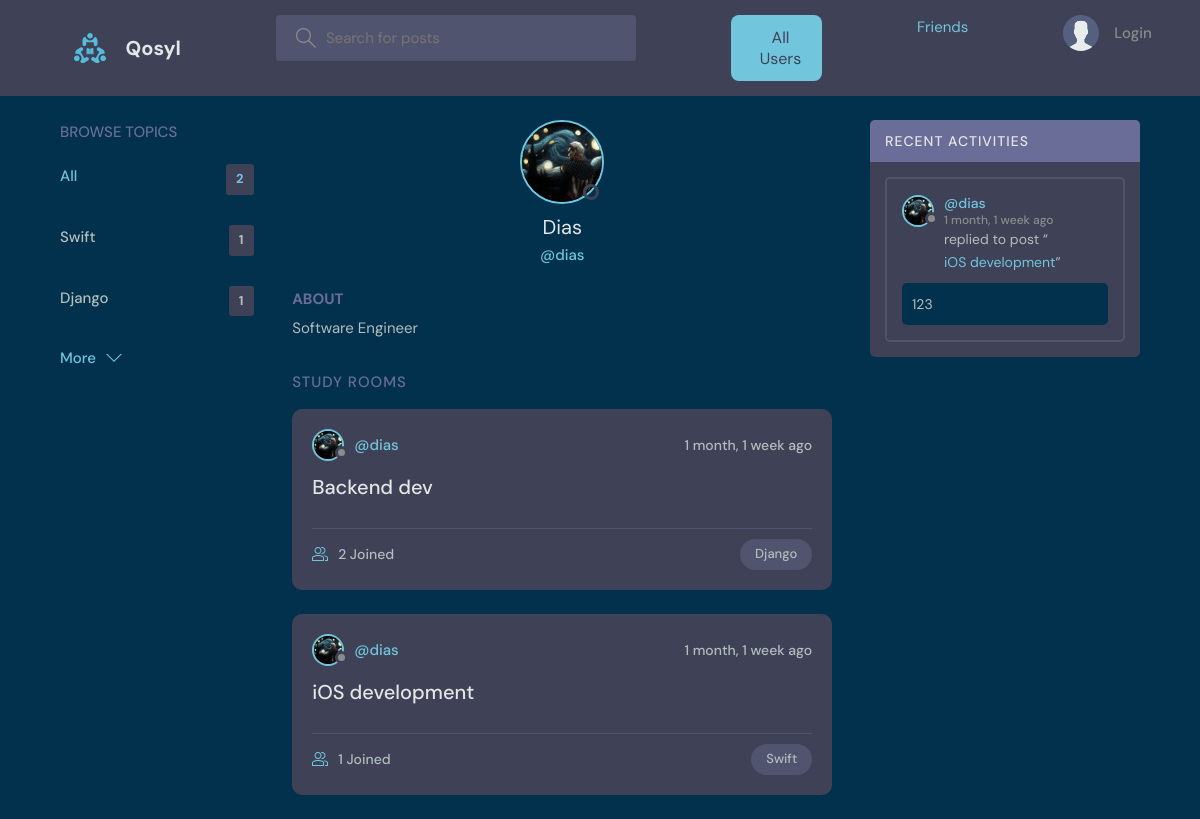
The app's page /profile/2/ with its own data.
### users/models.py (models this page shows, shortened)
class Topic(models.Model):
    name = models.CharField(max_length=200)

class User(AbstractUser):
    name = models.CharField(max_length=200, null=True)
    email = models.EmailField(unique=True, null=True)
    bio = models.TextField(null=True)
    avatar = models.ImageField(upload_to='avatars/', null=True, blank=True)
    friends = models.ManyToManyField('self', blank=True, symmetrical=True, related_name='user_friends')
    USERNAME_FIELD = 'email'
    REQUIRED_FIELDS = []
    objects = UserManager()

### rooms/models.py (models this page shows)
class Room(models.Model):
    host = models.ForeignKey(settings.AUTH_USER_MODEL, on_delete=models.SET_NULL, null=True)
    topic = models.ForeignKey('users.Topic', on_delete=models.SET_NULL, null=True)
    name = models.CharField(max_length=200)
    description = models.TextField(null=True, blank=True)
    participants = models.ManyToManyField(settings.AUTH_USER_MODEL, related_name='participants', blank=True)
    updated = models.DateTimeField(auto_now=True)
    created = models.DateTimeField(auto_now_add=True)
    class Meta:
        ordering = ['-updated', '-created']
    def __str__(self):
        return self.name

### chat/models.py (models this page shows, shortened)
class Message(models.Model):
    user = models.ForeignKey(settings.AUTH_USER_MODEL, on_delete=models.CASCADE)
    room = models.ForeignKey(Room, on_delete=models.CASCADE)
    body = models.TextField()
    updated = models.DateTimeField(auto_now=True)
    created = models.DateTimeField(auto_now_add=True)
    class Meta:
        ordering = ['-updated', '-created']

### users/views.py (the view)
# urls.py: path('profile/<str:pk>/', views.userProfile, name="user-profile"),
def userProfile(request, pk):
    user = User.objects.get(id=pk)
    rooms = user.room_set.all()
    room_messages = user.message_set.all()
    topics = Topic.objects.all()
    context = {'user': user, 'rooms': rooms,
               'room_messages': room_messages, 'topics': topics}
    return render(request, 'users/profile.html', context)

### users/templates/users/profile.html (shortened to what this page needs)
{% extends 'main.html' %}
{% block content %}
<main class="profile-page layout layout--3">
  <div class="container">
    {% include 'users/topics_component.html' %}
    <div class="roomList">
      <div class="profile">
        <div class="profile__avatar">
          <div class="avatar avatar--large active">
            <img src="{{user.avatar.url}}" />
          </div>
        </div>
        <div class="profile__info">
          <h3>{{user.name}}</h3>
          <p>@{{user.username}}</p>
        </div>
        <div class="profile__about">
          <h3>About</h3>
          <p>
            {{user.bio}}
          </p>
        </div>
      </div>
      <div class="roomList__header">
        <div>
          <h2>Study Rooms</a>
          </h2>
        </div>
      </div>
      {% include 'base/feed_component.html' %}
    </div>
    {% include 'chat/activity_component.html' %}
  </div>
</main>
{% endblock content %}

### users/templates/users/topics_component.html
<div class="topics">
    <div class="topics__header">
        <h2>Browse Topics</h2>
    </div>
    <ul class="topics__list">
        <li>
            <a href="{% url 'home' %}" class="active">All <span>{{topics.count}}</span></a>
        </li>
        {% for topic in topics %}
        <li>
            <a href="{% url 'home' %}?q={{topic.name}}">{{topic.name}}<span>{{topic.room_set.all.count}}</span></a>
        </li>
        {% endfor %}
    </ul>
    <a class="btn btn--link" href="{% url 'topics' %}">
        More
        <svg version="1.1" xmlns="http://www.w3.org/2000/svg" width="32" height="32" viewBox="0 0 32 32">
            <title>chevron-down</title>
            <path d="M16 21l-13-13h-3l16 16 16-16h-3l-13 13z"></path>
        </svg>
    </a>
</div>

### base/templates/base/feed_component.html (shortened to what this page needs)
{% for room in rooms %}
<div class="roomListRoom">
    <div class="roomListRoom__header">
        <a href="{% url 'user-profile' room.host.id %}" class="roomListRoom__author">
            <div class="avatar avatar--small">
                <img src="{{room.host.avatar.url}}" />
            </div>
            <span>@{{room.host.username}}</span>
        </a>
        <div class="roomListRoom__actions">
            <span>{{room.created|timesince}} ago</span>
        </div>
    </div>
    <div class="roomListRoom__content">
        <a href="{% url 'room' room.id %}">{{room.name}}</a>
    </div>
    <div class="roomListRoom__meta">
        <a href="{% url 'room' room.id %}" class="roomListRoom__joined">
            {{room.participants.all.count}} Joined
        </a>
        <p class="roomListRoom__topic">{{room.topic.name}}</p>
    </div>
</div>
{% endfor %}

### chat/templates/chat/activity_component.html (shortened to what this page needs)
<div class="activities">
    <div class="activities__header">
        <h2>Recent Activities</h2>
    </div>
    {% for message in room_messages %}
    <div class="activities__box">
        <div class="activities__boxHeader roomListRoom__header">
            <a href="{% url 'user-profile' message.user.id %}" class="roomListRoom__author">
                <div class="avatar avatar--small">
                    <img src="{{message.user.avatar.url}}" />
                </div>
                <p>
                    @{{message.user.username}}
                    <span>{{message.created|timesince}} ago</span>
                </p>
            </a>
        </div>
        <div class="activities__boxContent">
            <p>replied to post “<a href="{% url 'room' message.room.id %}">{{message.room}}</a>”</p>
            <div class="activities__boxRoomContent">{{message.body}}</div>
        </div>
    </div>
    {% endfor %}
</div>

### records on screen
Topic: name "Swift", room_set.all.count "1"
Topic: name "Django", room_set.all.count "1"
User: avatar (picture), name "Dias", username "dias", bio "Software Engineer"
Room: host.avatar (picture), host.username "dias", created "1 month, 1 week", name "Backend dev", participants.all.count "2", topic.name "Django"
Room: host.avatar (picture), host.username "dias", created "1 month, 1 week", name "iOS development", participants.all.count "1", topic.name "Swift"
Message: user.avatar (picture), user.username "dias", created "1 month, 1 week", room "iOS development", body "123"

### other values on screen
{{ topics.count }} "2"
